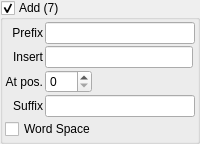
               <widget class="QGroupBox" name="h_add_to_str_group">
                <property name="title">
                 <string>Add (7)</string>
                </property>
                <property name="checkable">
                 <bool>true</bool>
                </property>
                <layout class="QGridLayout" name="gridLayout_12">
                 <property name="leftMargin">
                  <number>2</number>
                 </property>
                 <property name="topMargin">
                  <number>2</number>
                 </property>
                 <property name="rightMargin">
                  <number>2</number>
                 </property>
                 <property name="bottomMargin">
                  <number>2</number>
                 </property>
                 <property name="spacing">
                  <number>2</number>
                 </property>
                 <item row="0" column="0">
                  <widget class="QLabel" name="add_to_str_prefix_label">
                   <property name="text">
                    <string>Prefix</string>
                   </property>
                   <property name="alignment">
                    <set>Qt::AlignRight|Qt::AlignTrailing|Qt::AlignVCenter</set>
                   </property>
                  </widget>
                 </item>
                 <item row="0" column="1" colspan="2">
                  <widget class="QLineEdit" name="add_to_str_prefix_entry"/>
                 </item>
                 <item row="3" column="0">
                  <widget class="QLabel" name="add_to_str_at_pos_label">
                   <property name="text">
                    <string>At pos.</string>
                   </property>
                   <property name="alignment">
                    <set>Qt::AlignRight|Qt::AlignTrailing|Qt::AlignVCenter</set>
                   </property>
                  </widget>
                 </item>
                 <item row="4" column="0">
                  <widget class="QLabel" name="add_to_str_suffix_label">
                   <property name="text">
                    <string>Suffix</string>
                   </property>
                   <property name="alignment">
                    <set>Qt::AlignRight|Qt::AlignTrailing|Qt::AlignVCenter</set>
                   </property>
                  </widget>
                 </item>
                 <item row="4" column="1" colspan="2">
                  <widget class="QLineEdit" name="add_to_str_suffix_entry"/>
                 </item>
                 <item row="3" column="1">
                  <widget class="QSpinBox" name="add_to_str_at_pos_spinbox">
                   <property name="sizePolicy">
                    <sizepolicy hsizetype="Maximum" vsizetype="Fixed">
                     <horstretch>0</horstretch>
                     <verstretch>0</verstretch>
                    </sizepolicy>
                   </property>
                   <property name="maximum">
                    <number>256</number>
                   </property>
                  </widget>
                 </item>
                 <item row="2" column="1">
                  <widget class="QLineEdit" name="add_to_str_insert_entry"/>
                 </item>
                 <item row="2" column="0">
                  <widget class="QLabel" name="add_to_str_insert_label">
                   <property name="text">
                    <string>Insert</string>
                   </property>
                   <property name="alignment">
                    <set>Qt::AlignRight|Qt::AlignTrailing|Qt::AlignVCenter</set>
                   </property>
                  </widget>
                 </item>
                 <item row="5" column="0" colspan="2">
                  <widget class="QCheckBox" name="add_to_str_word_space_checkbox">
                   <property name="text">
                    <string>Word Space</string>
                   </property>
                  </widget>
                 </item>
                </layout>
               </widget>
